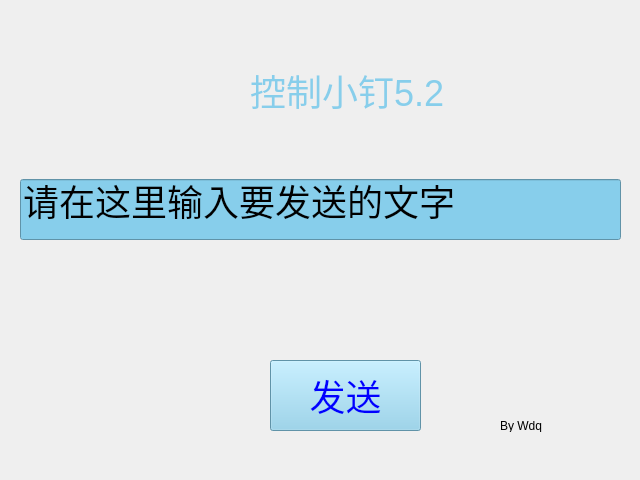
<?xml version="1.0" encoding="UTF-8"?>
<ui version="4.0">
 <class>Form</class>
 <widget class="QWidget" name="Form">
  <property name="geometry">
   <rect>
    <x>0</x>
    <y>0</y>
    <width>640</width>
    <height>480</height>
   </rect>
  </property>
  <property name="windowTitle">
   <string>Form</string>
  </property>
  <widget class="QLabel" name="label">
   <property name="geometry">
    <rect>
     <x>0</x>
     <y>0</y>
     <width>641</width>
     <height>481</height>
    </rect>
   </property>
   <property name="text">
    <string/>
   </property>
   <property name="pixmap">
    <pixmap>bkgd.jpeg</pixmap>
   </property>
  </widget>
  <widget class="QLabel" name="label_2">
   <property name="geometry">
    <rect>
     <x>250</x>
     <y>70</y>
     <width>201</width>
     <height>41</height>
    </rect>
   </property>
   <property name="styleSheet">
    <string notr="true">font-family:微软雅黑;
font-size:36px;
color:skyblue;</string>
   </property>
   <property name="text">
    <string>控制小钉5.2</string>
   </property>
  </widget>
  <widget class="QLineEdit" name="lineEdit">
   <property name="geometry">
    <rect>
     <x>20</x>
     <y>179</y>
     <width>601</width>
     <height>61</height>
    </rect>
   </property>
   <property name="styleSheet">
    <string notr="true">background-color:skyblue;
font-family:微软雅黑;
font-size:36px;</string>
   </property>
   <property name="text">
    <string>请在这里输入要发送的文字</string>
   </property>
  </widget>
  <widget class="QPushButton" name="pushButton">
   <property name="geometry">
    <rect>
     <x>270</x>
     <y>360</y>
     <width>151</width>
     <height>71</height>
    </rect>
   </property>
   <property name="styleSheet">
    <string notr="true">background-color:skyblue;
color:blue;
font-family:微软雅黑;
font-size:36px;</string>
   </property>
   <property name="text">
    <string>发送</string>
   </property>
  </widget>
  <widget class="QLabel" name="label_3">
   <property name="geometry">
    <rect>
     <x>500</x>
     <y>420</y>
     <width>54</width>
     <height>12</height>
    </rect>
   </property>
   <property name="text">
    <string>By Wdq</string>
   </property>
  </widget>
 </widget>
 <resources/>
 <connections>
  <connection>
   <sender>pushButton</sender>
   <signal>pressed()</signal>
   <receiver>lineEdit</receiver>
   <slot>clear()</slot>
   <hints>
    <hint type="sourcelabel">
     <x>347</x>
     <y>387</y>
    </hint>
    <hint type="destinationlabel">
     <x>113</x>
     <y>234</y>
    </hint>
   </hints>
  </connection>
  <connection>
   <sender>pushButton</sender>
   <signal>released()</signal>
   <receiver>lineEdit</receiver>
   <slot>selectAll()</slot>
   <hints>
    <hint type="sourcelabel">
     <x>377</x>
     <y>390</y>
    </hint>
    <hint type="destinationlabel">
     <x>534</x>
     <y>220</y>
    </hint>
   </hints>
  </connection>
  <connection>
   <sender>lineEdit</sender>
   <signal>editingFinished()</signal>
   <receiver>pushButton</receiver>
   <slot>click()</slot>
   <hints>
    <hint type="sourcelabel">
     <x>340</x>
     <y>221</y>
    </hint>
    <hint type="destinationlabel">
     <x>346</x>
     <y>384</y>
    </hint>
   </hints>
  </connection>
 </connections>
</ui>
